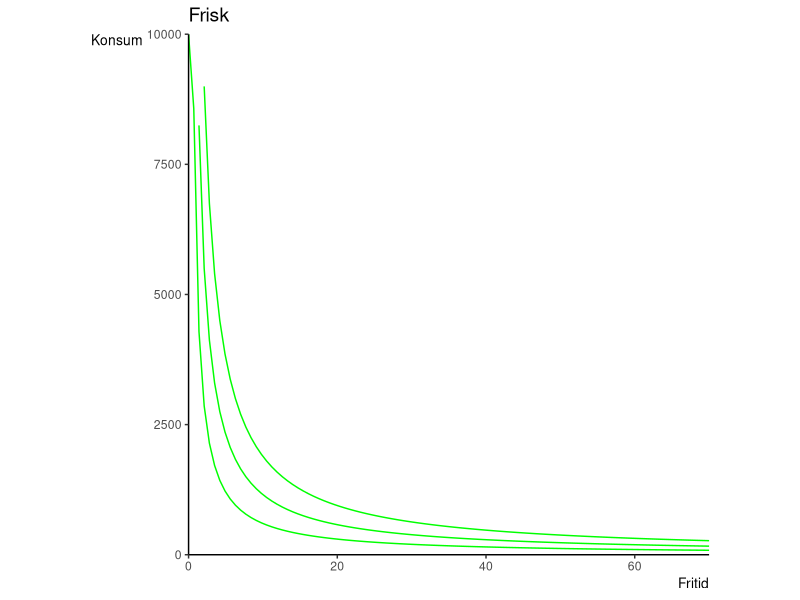
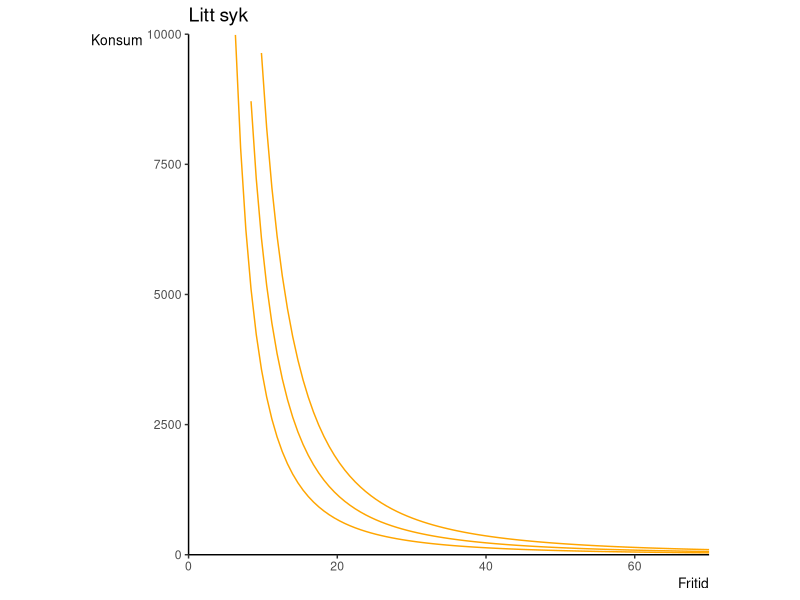
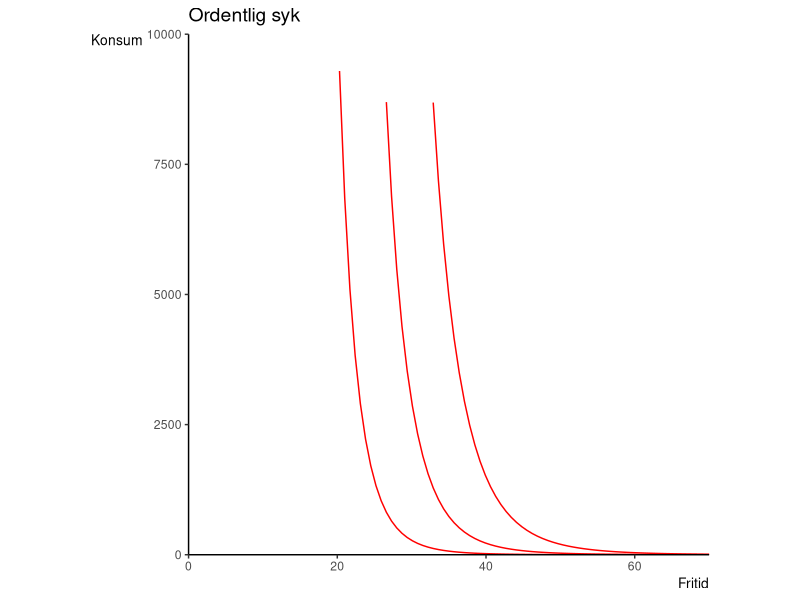
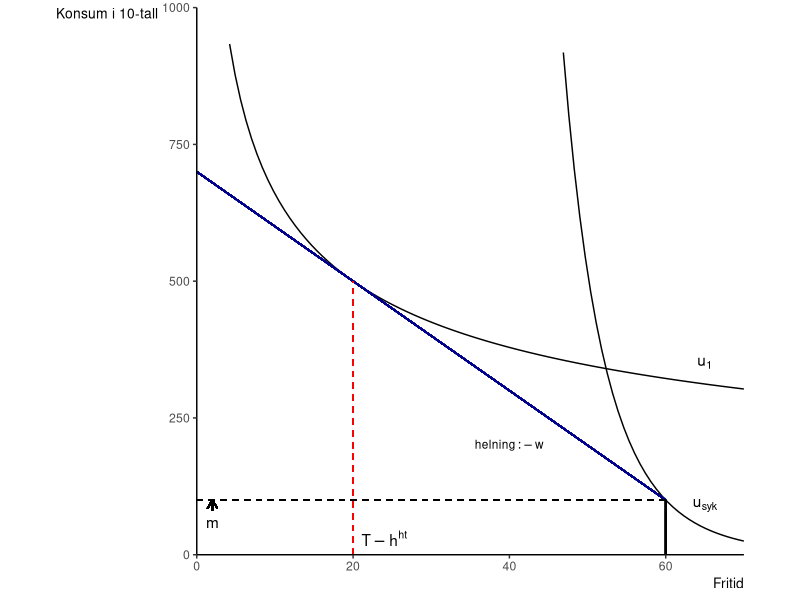
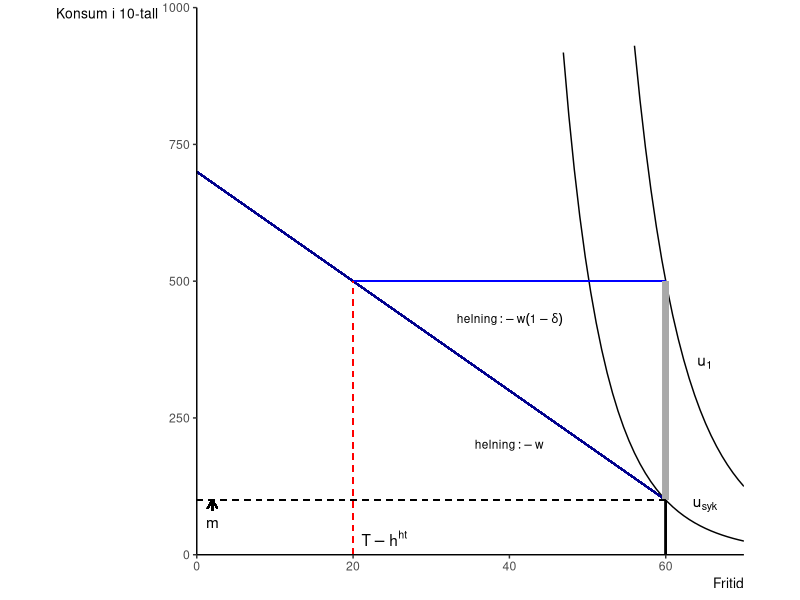

Source code (R) for these figures, in order:
## ---- chunk 1
library(patchwork)

############ Frisk
rm(list = ls())

suppressPackageStartupMessages(library(tidyverse))

l_1 <- seq(0, 60, by = .01)


df <- data.frame(l_1)

#lag aksen for tegningen

axes_1 <- ggplot(df, aes(l_1))+
  labs(x="Fritid", y="Konsum", title = "Frisk") +
  theme(axis.title = element_text(size = 10),
        plot.title = element_text(size = 14),
        panel.background = element_blank(), # hvit bakgrunn
        axis.line = element_line(colour = "black"), # sett inn akselinjer
        axis.title.x = element_text(hjust = 1),
        axis.title.y = element_text(angle = 0, vjust = 1, hjust=1))+ # juster labels på aksene  
 # coord_fixed(ratio = 1)+ # lik skala for x og y aksen
  scale_x_continuous(limits = c(0, 70), expand = c(0, 0))+
  scale_y_continuous(limits = c(0, 10000), expand = c(0, 0))+ # begrense aksene
  coord_fixed(ratio = (70 - 0) / (10000 - 0))

# og sikre at akselinjene møttes i (0,0).

# nyttefunkjsonen som brukes U=c^.5x l^.5 (Cobb-Douglas)

# vi angir noen indifferenskurver
I_1 <- function(l_1) ((77.4596669241483)/(l_1^0.5))^(1/0.5)  # nyttenivå 77.4596669241483
I_2 <- function(l_1) (((107.4596669241483)/(l_1^0.5))^(1/0.5))  # nyttenivå 77.4596669241483
I_3 <- function(l_1) (((137.4596669241483)/(l_1^0.5))^(1/0.5))  # nyttenivå 77.4596669241483


#I_1 <- function(l_1) (109.544511501033^2)/(l_1) # nytte=109.544511501033

figur_1 <- axes_1 +
     stat_function(df,
        fun=I_1,colour = "green",
        mapping = aes()
        ) +
      stat_function(df,
        fun=I_2,colour = "green",
        mapping = aes()
        ) +
      stat_function(df,
        fun=I_3,colour = "green",
        mapping = aes()
        ) + guides(colour = "none")+ 
  theme(legend.position = "none")
#  annotate("text",x=67,y=115, label=expression(u[0]))+
 # annotate("text",x=67,y=195, label=expression(u[1]))+
#annotate("text",x=67,y=300, label=expression(u[2]))

############ Litt syk

l_1 <- seq(0, 60, by = .01)


df <- data.frame(l_1)

#lag aksen for tegningen

axes_1 <- ggplot(df, aes(l_1))+
  labs(x="Fritid", y="Konsum", title="Litt syk") +
  theme(axis.title = element_text(size = 10),
        plot.title = element_text(size = 14),
        panel.background = element_blank(), # hvit bakgrunn
        axis.line = element_line(colour = "black"), # sett inn akselinjer
        axis.title.x = element_text(hjust = 1),
        axis.title.y = element_text(angle = 0, vjust = 1, hjust=1))+ # juster labels på aksene  
 # coord_fixed(ratio = 1)+ # lik skala for x og y aksen
  scale_x_continuous(limits = c(0, 70), expand = c(0, 0))+
  scale_y_continuous(limits = c(0, 10000), expand = c(0, 0))+ # begrense aksene
  coord_fixed(ratio = (70 - 0) / (10000 - 0)) 
# og sikre at akselinjene møttes i (0,0).

# nyttefunkjsonen som brukes U=c^.5x l^.5 (Cobb-Douglas)

# vi angir noen indifferenskurver
I_4 <- function(l_1) ((77.4596669241483)/(l_1^0.7))^(1/0.3)  # 
I_5 <- function(l_1) ((67.4596669241483)/(l_1^0.7))^(1/0.3)  # 
I_6 <- function(l_1) ((57.4596669241483)/(l_1^0.7))^(1/0.3)  # 



#I_1 <- function(l_1) (109.544511501033^2)/(l_1) # nytte=109.544511501033

figur_2 <- axes_1 +
     stat_function(df,
        fun=I_4,colour = "orange",
        mapping = aes()
        ) +
      stat_function(df,
        fun=I_5,colour = "orange",
        mapping = aes()
        ) +
      stat_function(df,
        fun=I_6,colour = "orange",
        mapping = aes()
        ) + guides(colour = "none")+ 
  theme(legend.position = "none")
 # annotate("text",x=67,y=50, label=expression(u[0]))+
#  annotate("text",x=67,y=85, label=expression(u[1]))+
#annotate("text",x=67,y=150, label=expression(u[2]))

####################
################### Syk

l_1 <- seq(0, 60, by = .01)


df <- data.frame(l_1)

#lag aksen for tegningen

axes_1 <- ggplot(df, aes(l_1))+
  labs(x="Fritid", y="Konsum", title= "Ordentlig syk") +
  theme(axis.title = element_text(size = 10),
        plot.title = element_text(size = 14),
        panel.background = element_blank(), # hvit bakgrunn
        axis.line = element_line(colour = "black"), # sett inn akselinjer
        axis.title.x = element_text(hjust = 1),
        axis.title.y = element_text(angle = 0, vjust = 1, hjust=1))+ # juster labels på aksene  
 # coord_fixed(ratio = 1)+ # lik skala for x og y aksen
  scale_x_continuous(limits = c(0, 70), expand = c(0, 0))+
  scale_y_continuous(limits = c(0, 10000), expand = c(0, 0))+ # begrense aksene
  coord_fixed(ratio = (70 - 0) / (10000 - 0)) 
# og sikre at akselinjene møttes i (0,0).

# nyttefunkjsonen som brukes U=c^.1x l^.9 (Cobb-Douglas)

# vi angir noen indifferenskurver
I_7 <- function(l_1) ((37.4596669241483)/(l_1^0.9))^(1/0.1)  # nyttenivå 77.4596669241483
I_8 <- function(l_1) ((47.4596669241483)/(l_1^0.9))^(1/0.1)  # nyttenivå 77.4596669241483
I_9 <- function(l_1) ((57.4596669241483)/(l_1^0.9))^(1/0.1)  # nyttenivå 77.4596669241483



#I_1 <- function(l_1) (109.544511501033^2)/(l_1) # nytte=109.544511501033

figur_3 <- axes_1 +
     stat_function(df,
        fun=I_7,colour = "red",
        mapping = aes()
        ) +
      stat_function(df,
        fun=I_8,colour = "red",
        mapping = aes()
        ) +
      stat_function(df,
        fun=I_9,colour = "red",
        mapping = aes()
        ) + guides(colour = "none")+
  theme(legend.position = "none")
#  annotate("text",x=67,y=40, label=expression(u[0]))+
#  annotate("text",x=67,y=95, label=expression(u[1]))+
#annotate("text",x=67,y=350, label=expression(u[2]))


patchwork::plot_layout(figur_1, figur_2, figur_3, ncol = 3)
## ---- chunk 2
# Last inn de nødvendige pakkene
library(ggplot2)
library(grid)  # For ekstra funksjoner som 'arrow'
# Oppretter en sekvens og lagre den i l_1
l_1 <- seq(0, 60, by = .01)  # l_1 representerer fritid, går fra 0 til 60

# Konverterer sekvensen til en data.frame
df <- data.frame(l_1)  # Dette gjør det enklere å håndtere i ggplot

# Forbereder en ggplot-graf med definerte estetiske verdier og navn på aksene
axes_1 <- ggplot(df, aes(l_1)) +  # Plottet basert på 'l_1' (fritid)
  labs(x="Fritid", y="Konsum i 10-tall") +  # Merker aksene
  theme(
    axis.title = element_text(size = 10),  # Tilpasser størrelsen på aksen titlene
    plot.title = element_text(size = 10),  # Tilpasser størrelsen på plottets tittel
    panel.background = element_blank(),  # Fjern bakgrunnen
    axis.line = element_line(colour = "black"),  # Gjør akselinjene svarte
    axis.title.x = element_text(hjust = 1),  # Justering av x-akse tittelen
    axis.title.y = element_text(angle = 0, vjust = 1, hjust=1)  # Justering av y-akse tittelen
  ) +
  #coord_fixed(ratio = 1) +  # Holder forholdet mellom x- og y-aksene konstant
  scale_x_continuous(limits = c(0, 70), expand = c(0, 0)) +  # Definerer grensene for x-aksen
  scale_y_continuous(limits = c(0, 1000), expand = c(0, 0)) +  # Definerer grensene for y-aksen
  coord_fixed(ratio = (70 - 0) / (1000 - 0))  # Sørger for at akselinjene møtes i (0,0)

# Definerer indifferenskurver (Cobb-Douglas nyttefunksjoner) i optimale punkter i oppgavene a), b) og c)
# vi angir noen indifferenskurver
I_0 <- function(l_1) ((140.11310323534026984156338498747)/(l_1^0.6))^(1/0.4)# maksimalt nyttenivå (som funksjon av c) når Gertrud er LITT SYK (vi setter inn de optimale verdiene av c og l som vi har funnet ved hjelp  
# av Lagrange for å finne verdien for U)  og kompensasjonsgraden er 100%
I_2 <- function(l_1) ((199.323531563868829097371190248)/(l_1^0.28571428571428571428571428571429))^(1/0.71428571428571428571428571428571)  # maksimalt nyttenivå (som funksjon av c) når Gertrud er FRISK (vi setter inn de #optimale verdiene av c og l)
I_3 <- function(l_1) ((63.144586748935524613551813968465)/(l_1^0.9))^(1/0.1) # # maksimalt nyttenivå (som funksjon av c) når Gertrud er LITT SYK (vi setter inn de optimale verdiene av c og l som vi har funnet ved hjelp av #Lagrange for å finne verdien for U) og kompensasjonsgraden er 25%

# Definerer budsjettlinjer med og uten sykepenger
wr <- function(l_1) {
  return(700 - 10 * l_1)  # Budsjettlinje uten sykepenger
}
wrsp_0 <- function(l_1) {
  return(500 - 0*10* l_1)  # Budsjettlinje med 100% sykepenger
}

wrsp_1 <- function(l_1) {
  return(650 - 0.75*10* l_1)  # Budsjettlinje med 25% sykepenger
}
# Tegner den optimale tilpasningen uten sykepenger
figur_1 <- axes_1 +  # Basen av plottet
  #    stat_function(df,
  #                  fun=I_0,
  #                  mapping = aes()
  #    )+
  # stat_function(df,
  #              fun=I_1,
  #             mapping = aes()
  #  )+
  stat_function(df,
                fun=I_2,
                mapping = aes()
  )+
     stat_function(df,
                    fun=I_3,
                    mapping = aes()
      )+
  annotate("text",
           x=65,
           y=350,
           label=expression(u[1]))+
  geom_segment(aes(x = 0, y = wr(0), xend = 60, yend = wr(60)), color="darkblue") +  # Tegner budsjettlinje
  annotate("text", x=40,y=200, size = 3, 
           label= expression(helning: -w))+
  #  geom_segment(aes(x = 20, y = wrsp_0(20), xend = 60, yend = wrsp_0(60)), color="blue") +
  #  geom_segment(aes(x = 20, y = wrsp_1(20), xend = 60, yend = wrsp_1(60)), color="blue") +
  #  annotate("text",x=40,y=430, size = 3, 
  #          label= expression(helning: -w(1-/delta))+
  geom_segment(aes(x=60, y=0, xend=60, yend=100))+
  # geom_segment(aes(x=60, y=100, xend=60, yend=500), color="darkgray", linewidth=2)+
  # geom_segment(aes(x=60, y=100, xend=60, yend=200), color="black", linewidth=2)+
  geom_segment(aes(x=0, y=100, xend=60, yend=100), linetype="dashed")+
  annotate("text",x=2,y=60, 
           label="m")+
  geom_segment(aes(x=2, y=80, xend=2, yend=100),
               arrow = arrow(length = unit(0.25, "cm")))+
  geom_segment(aes(x=20, y=0, xend=20, yend=500), linetype="dashed", color="red")+
  annotate("text",x=24,y=30, 
           label=expression(T-h^{ht}))+
  annotate("text",
           x=65,
           y=90,
           label=expression(u[syk]))
figur_1
## ---- chunk 3
# Last inn de nødvendige pakkene
library(ggplot2)
library(grid)  # For ekstra funksjoner som 'arrow'
# Oppretter en sekvens og lagre den i l_1
l_1 <- seq(0, 60, by = .01)  # l_1 representerer fritid, går fra 0 til 60

# Konverterer sekvensen til en data.frame
df <- data.frame(l_1)  # Dette gjør det enklere å håndtere i ggplot

# Forbereder en ggplot-graf med definerte estetiske verdier og navn på aksene
axes_1 <- ggplot(df, aes(l_1)) +  # Plottet basert på 'l_1' (fritid)
  labs(x="Fritid", y="Konsum i 10-tall") +  # Merker aksene
  theme(
    axis.title = element_text(size = 10),  # Tilpasser størrelsen på aksen titlene
    plot.title = element_text(size = 10),  # Tilpasser størrelsen på plottets tittel
    panel.background = element_blank(),  # Fjern bakgrunnen
    axis.line = element_line(colour = "black"),  # Gjør akselinjene svarte
    axis.title.x = element_text(hjust = 1),  # Justering av x-akse tittelen
    axis.title.y = element_text(angle = 0, vjust = 1, hjust=1)  # Justering av y-akse tittelen
  ) +
  #coord_fixed(ratio = 1) +  # Holder forholdet mellom x- og y-aksene konstant
  scale_x_continuous(limits = c(0, 70), expand = c(0, 0)) +  # Definerer grensene for x-aksen
  scale_y_continuous(limits = c(0, 1000), expand = c(0, 0)) +  # Definerer grensene for y-aksen
  coord_fixed(ratio = (70 - 0) / (1000 - 0))  # Sørger for at akselinjene møtes i (0,0)

# Definerer indifferenskurver (Cobb-Douglas nyttefunksjoner) i optimale punkter i oppgavene a), b) og c)
# vi angir noen indifferenskurver
I_0 <- function(l_1) ((140.11310323534026984156338498747)/(l_1^0.6))^(1/0.4)# maksimalt nyttenivå (som funksjon av c) når Gertrud er LITT SYK (vi setter inn de optimale verdiene av c og l som vi har funnet ved hjelp  
# av Lagrange for å finne verdien for U)  og kompensasjonsgraden er 100%
I_2 <- function(l_1) ((74.170827748764376051241635152041)/(l_1^0.9))^(1/0.1)  # maksimalt nyttenivå (som funksjon av c) når Gertrud er FRISK (vi setter inn de #optimale verdiene av c og l)
I_3 <- function(l_1) ((63.144586748935524613551813968465)/(l_1^0.9))^(1/0.1) # # maksimalt nyttenivå (som funksjon av c) når Gertrud er LITT SYK (vi setter inn de optimale verdiene av c og l som vi har funnet ved hjelp av #Lagrange for å finne verdien for U) og kompensasjonsgraden er 25%

# Definerer budsjettlinjer med og uten sykepenger
wr <- function(l_1) {
  return(700 - 10 * l_1)  # Budsjettlinje uten sykepenger
}
wrsp_0 <- function(l_1) {
  return(500 - 0*10* l_1)  # Budsjettlinje med 100% sykepenger
}

wrsp_1 <- function(l_1) {
  return(650 - 0.75*10* l_1)  # Budsjettlinje med 25% sykepenger
}
# Tegner den optimale tilpasningen uten sykepenger
figur_2 <- axes_1 +  # Basen av plottet
  #    stat_function(df,
  #                  fun=I_0,
  #                  mapping = aes()
  #    )+
  # stat_function(df,
  #              fun=I_1,
  #             mapping = aes()
  #  )+
  stat_function(df,
                fun=I_2,
                mapping = aes()
  )+
  stat_function(df,
                fun=I_3,
                mapping = aes()
  )+
  annotate("text",
           x=65,
           y=350,
           label=expression(u[1]))+
  geom_segment(aes(x = 0, y = wr(0), xend = 60, yend = wr(60)), color="darkblue") +  # Tegner budsjettlinje
  annotate("text", x=40,y=200, size = 3, 
           label= expression(helning: -w))+
    geom_segment(aes(x = 20, y = wrsp_0(20), xend = 60, yend = wrsp_0(60)), color="blue") +
  #  geom_segment(aes(x = 20, y = wrsp_1(20), xend = 60, yend = wrsp_1(60)), color="blue") +
   annotate("text",x=40,y=430, size = 3, 
           label= expression(helning: -w(1-delta)))+
  geom_segment(aes(x=60, y=0, xend=60, yend=100))+
   geom_segment(aes(x=60, y=100, xend=60, yend=500), color="darkgray", linewidth=2)+
  # geom_segment(aes(x=60, y=100, xend=60, yend=200), color="black", linewidth=2)+
  geom_segment(aes(x=0, y=100, xend=60, yend=100), linetype="dashed")+
  annotate("text",x=2,y=60, 
           label="m")+
  geom_segment(aes(x=2, y=80, xend=2, yend=100),
               arrow = arrow(length = unit(0.25, "cm")))+
  geom_segment(aes(x=20, y=0, xend=20, yend=500), linetype="dashed", color="red")+
  annotate("text",x=24,y=30, 
           label=expression(T-h^{ht}))+
  annotate("text",
           x=65,
           y=90,
           label=expression(u[syk]))
figur_2
